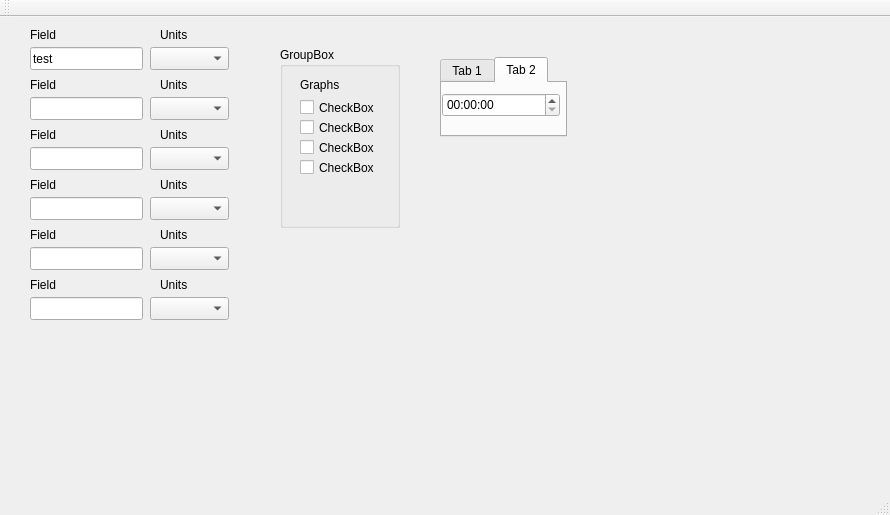
<?xml version="1.0" encoding="UTF-8"?>
<ui version="4.0">
 <class>MainWindow</class>
 <widget class="QMainWindow" name="MainWindow">
  <property name="geometry">
   <rect>
    <x>0</x>
    <y>0</y>
    <width>890</width>
    <height>515</height>
   </rect>
  </property>
  <property name="windowTitle">
   <string>MainWindow</string>
  </property>
  <widget class="QWidget" name="centralWidget">
   <widget class="QLineEdit" name="lineEdit">
    <property name="geometry">
     <rect>
      <x>30</x>
      <y>30</y>
      <width>113</width>
      <height>23</height>
     </rect>
    </property>
    <property name="text">
     <string>test</string>
    </property>
   </widget>
   <widget class="QLineEdit" name="lineEdit_2">
    <property name="geometry">
     <rect>
      <x>30</x>
      <y>80</y>
      <width>113</width>
      <height>23</height>
     </rect>
    </property>
   </widget>
   <widget class="QLineEdit" name="lineEdit_3">
    <property name="geometry">
     <rect>
      <x>30</x>
      <y>130</y>
      <width>113</width>
      <height>23</height>
     </rect>
    </property>
   </widget>
   <widget class="QLineEdit" name="lineEdit_4">
    <property name="geometry">
     <rect>
      <x>30</x>
      <y>180</y>
      <width>113</width>
      <height>23</height>
     </rect>
    </property>
   </widget>
   <widget class="QLabel" name="label_2">
    <property name="geometry">
     <rect>
      <x>30</x>
      <y>10</y>
      <width>57</width>
      <height>15</height>
     </rect>
    </property>
    <property name="text">
     <string>Field</string>
    </property>
   </widget>
   <widget class="QLabel" name="label_3">
    <property name="geometry">
     <rect>
      <x>160</x>
      <y>10</y>
      <width>57</width>
      <height>15</height>
     </rect>
    </property>
    <property name="text">
     <string>Units</string>
    </property>
   </widget>
   <widget class="QComboBox" name="comboBox">
    <property name="geometry">
     <rect>
      <x>150</x>
      <y>30</y>
      <width>79</width>
      <height>23</height>
     </rect>
    </property>
   </widget>
   <widget class="QComboBox" name="comboBox_2">
    <property name="geometry">
     <rect>
      <x>150</x>
      <y>80</y>
      <width>79</width>
      <height>23</height>
     </rect>
    </property>
   </widget>
   <widget class="QComboBox" name="comboBox_3">
    <property name="geometry">
     <rect>
      <x>150</x>
      <y>130</y>
      <width>79</width>
      <height>23</height>
     </rect>
    </property>
   </widget>
   <widget class="QComboBox" name="comboBox_4">
    <property name="geometry">
     <rect>
      <x>150</x>
      <y>180</y>
      <width>79</width>
      <height>23</height>
     </rect>
    </property>
   </widget>
   <widget class="QLabel" name="label_4">
    <property name="geometry">
     <rect>
      <x>30</x>
      <y>60</y>
      <width>57</width>
      <height>15</height>
     </rect>
    </property>
    <property name="text">
     <string>Field</string>
    </property>
   </widget>
   <widget class="QLabel" name="label_5">
    <property name="geometry">
     <rect>
      <x>160</x>
      <y>60</y>
      <width>57</width>
      <height>15</height>
     </rect>
    </property>
    <property name="text">
     <string>Units</string>
    </property>
   </widget>
   <widget class="QLabel" name="label_6">
    <property name="geometry">
     <rect>
      <x>160</x>
      <y>110</y>
      <width>57</width>
      <height>15</height>
     </rect>
    </property>
    <property name="text">
     <string>Units</string>
    </property>
   </widget>
   <widget class="QLabel" name="label_7">
    <property name="geometry">
     <rect>
      <x>30</x>
      <y>110</y>
      <width>57</width>
      <height>15</height>
     </rect>
    </property>
    <property name="text">
     <string>Field</string>
    </property>
   </widget>
   <widget class="QLabel" name="label_8">
    <property name="geometry">
     <rect>
      <x>30</x>
      <y>160</y>
      <width>57</width>
      <height>15</height>
     </rect>
    </property>
    <property name="text">
     <string>Field</string>
    </property>
   </widget>
   <widget class="QLabel" name="label_9">
    <property name="geometry">
     <rect>
      <x>160</x>
      <y>160</y>
      <width>57</width>
      <height>15</height>
     </rect>
    </property>
    <property name="text">
     <string>Units</string>
    </property>
   </widget>
   <widget class="QLabel" name="label_10">
    <property name="geometry">
     <rect>
      <x>30</x>
      <y>210</y>
      <width>57</width>
      <height>15</height>
     </rect>
    </property>
    <property name="text">
     <string>Field</string>
    </property>
   </widget>
   <widget class="QComboBox" name="comboBox_5">
    <property name="geometry">
     <rect>
      <x>150</x>
      <y>280</y>
      <width>79</width>
      <height>23</height>
     </rect>
    </property>
   </widget>
   <widget class="QLineEdit" name="lineEdit_5">
    <property name="geometry">
     <rect>
      <x>30</x>
      <y>230</y>
      <width>113</width>
      <height>23</height>
     </rect>
    </property>
   </widget>
   <widget class="QLabel" name="label_11">
    <property name="geometry">
     <rect>
      <x>30</x>
      <y>260</y>
      <width>57</width>
      <height>15</height>
     </rect>
    </property>
    <property name="text">
     <string>Field</string>
    </property>
   </widget>
   <widget class="QLabel" name="label_12">
    <property name="geometry">
     <rect>
      <x>160</x>
      <y>210</y>
      <width>57</width>
      <height>15</height>
     </rect>
    </property>
    <property name="text">
     <string>Units</string>
    </property>
   </widget>
   <widget class="QLabel" name="label_13">
    <property name="geometry">
     <rect>
      <x>160</x>
      <y>260</y>
      <width>57</width>
      <height>15</height>
     </rect>
    </property>
    <property name="text">
     <string>Units</string>
    </property>
   </widget>
   <widget class="QLineEdit" name="lineEdit_6">
    <property name="geometry">
     <rect>
      <x>30</x>
      <y>280</y>
      <width>113</width>
      <height>23</height>
     </rect>
    </property>
   </widget>
   <widget class="QComboBox" name="comboBox_6">
    <property name="geometry">
     <rect>
      <x>150</x>
      <y>230</y>
      <width>79</width>
      <height>23</height>
     </rect>
    </property>
   </widget>
   <widget class="QGroupBox" name="groupBox">
    <property name="geometry">
     <rect>
      <x>280</x>
      <y>30</y>
      <width>120</width>
      <height>181</height>
     </rect>
    </property>
    <property name="title">
     <string>GroupBox</string>
    </property>
    <widget class="QCheckBox" name="checkBox_4">
     <property name="geometry">
      <rect>
       <x>20</x>
       <y>110</y>
       <width>85</width>
       <height>21</height>
      </rect>
     </property>
     <property name="text">
      <string>CheckBox</string>
     </property>
    </widget>
    <widget class="QCheckBox" name="checkBox_2">
     <property name="geometry">
      <rect>
       <x>20</x>
       <y>70</y>
       <width>85</width>
       <height>21</height>
      </rect>
     </property>
     <property name="text">
      <string>CheckBox</string>
     </property>
    </widget>
    <widget class="QCheckBox" name="checkBox_3">
     <property name="geometry">
      <rect>
       <x>20</x>
       <y>90</y>
       <width>85</width>
       <height>21</height>
      </rect>
     </property>
     <property name="text">
      <string>CheckBox</string>
     </property>
    </widget>
    <widget class="QCheckBox" name="checkBox">
     <property name="geometry">
      <rect>
       <x>20</x>
       <y>50</y>
       <width>85</width>
       <height>21</height>
      </rect>
     </property>
     <property name="text">
      <string>CheckBox</string>
     </property>
    </widget>
    <widget class="QLabel" name="label">
     <property name="geometry">
      <rect>
       <x>20</x>
       <y>30</y>
       <width>57</width>
       <height>15</height>
      </rect>
     </property>
     <property name="text">
      <string>Graphs</string>
     </property>
    </widget>
   </widget>
   <widget class="QTabWidget" name="tabWidget">
    <property name="geometry">
     <rect>
      <x>440</x>
      <y>40</y>
      <width>127</width>
      <height>80</height>
     </rect>
    </property>
    <property name="currentIndex">
     <number>1</number>
    </property>
    <widget class="QWidget" name="tab">
     <attribute name="title">
      <string>Tab 1</string>
     </attribute>
     <widget class="QSpinBox" name="spinBox">
      <property name="geometry">
       <rect>
        <x>20</x>
        <y>10</y>
        <width>47</width>
        <height>24</height>
       </rect>
      </property>
     </widget>
    </widget>
    <widget class="QWidget" name="tab_2">
     <attribute name="title">
      <string>Tab 2</string>
     </attribute>
     <widget class="QTimeEdit" name="timeEdit">
      <property name="geometry">
       <rect>
        <x>0</x>
        <y>10</y>
        <width>118</width>
        <height>24</height>
       </rect>
      </property>
     </widget>
    </widget>
   </widget>
  </widget>
  <widget class="QMenuBar" name="menuBar">
   <property name="geometry">
    <rect>
     <x>0</x>
     <y>0</y>
     <width>890</width>
     <height>20</height>
    </rect>
   </property>
  </widget>
  <widget class="QToolBar" name="mainToolBar">
   <attribute name="toolBarArea">
    <enum>TopToolBarArea</enum>
   </attribute>
   <attribute name="toolBarBreak">
    <bool>false</bool>
   </attribute>
  </widget>
  <widget class="QStatusBar" name="statusBar"/>
 </widget>
 <layoutdefault spacing="6" margin="11"/>
 <resources/>
 <connections/>
</ui>
